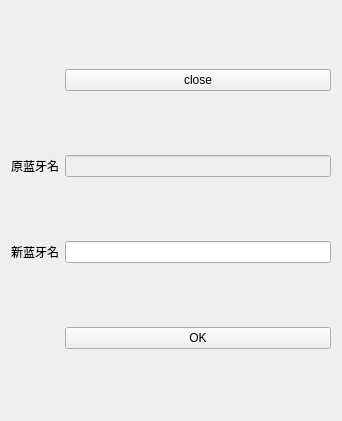
<?xml version="1.0" encoding="UTF-8"?>
<ui version="4.0">
 <class>SetInfoWidget</class>
 <widget class="QWidget" name="SetInfoWidget">
  <property name="geometry">
   <rect>
    <x>0</x>
    <y>0</y>
    <width>342</width>
    <height>421</height>
   </rect>
  </property>
  <property name="windowTitle">
   <string>修改蓝牙名称</string>
  </property>
  <layout class="QGridLayout" name="gridLayout">
   <item row="0" column="1">
    <widget class="QPushButton" name="pb_Close">
     <property name="text">
      <string>close</string>
     </property>
    </widget>
   </item>
   <item row="1" column="0">
    <widget class="QLabel" name="label_oldName">
     <property name="text">
      <string>原蓝牙名</string>
     </property>
    </widget>
   </item>
   <item row="1" column="1">
    <widget class="QLineEdit" name="le_oleName">
     <property name="enabled">
      <bool>false</bool>
     </property>
    </widget>
   </item>
   <item row="2" column="0">
    <widget class="QLabel" name="label_newName">
     <property name="text">
      <string>新蓝牙名</string>
     </property>
    </widget>
   </item>
   <item row="2" column="1">
    <widget class="QLineEdit" name="le_newName"/>
   </item>
   <item row="3" column="1">
    <widget class="QPushButton" name="pb_OK">
     <property name="text">
      <string>OK</string>
     </property>
    </widget>
   </item>
  </layout>
 </widget>
 <resources/>
 <connections/>
</ui>
